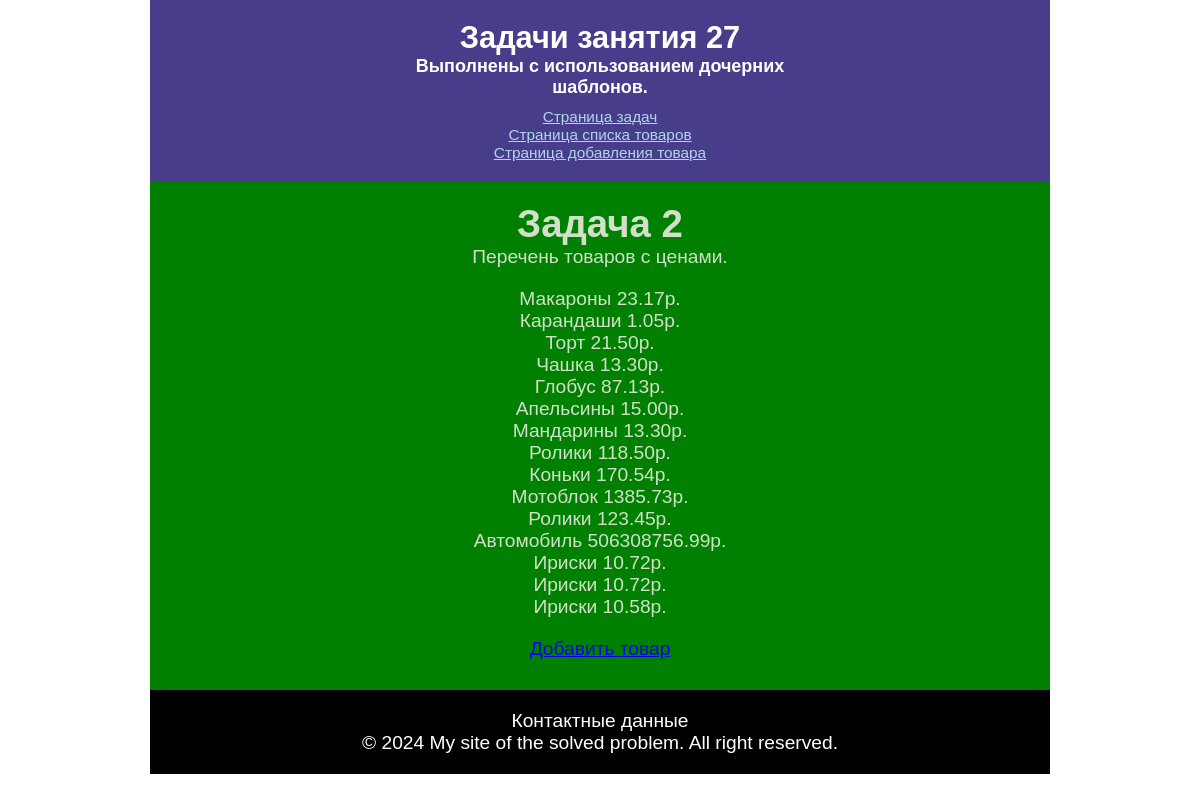
Page /lesson27/task2/ on the committed database.
### lesson27/models.py (models this page shows, shortened)
class Product(models.Model):
    name = models.CharField(max_length=30)
    price = models.DecimalField(max_digits=11, decimal_places=2)

### lesson27/views.py (the view)
# urls.py: path('task2/', views.product_page, name='list_products'),
def product_page(request):
    content = {
        'products': Product.objects.all(),
    }
    return render(request, 'lesson27/page1.html', content)

### templates/lesson27/page1.html (shortened to what this page needs)
{% extends 'lesson27/index.html' %}
{% block content %}
	{% include 'lesson27/lesson_products.html' %}
{% endblock %}

### templates/lesson27/lesson_products.html
<h1>Задача 2</h1>
<p>Перечень товаров с ценами.</p>
<div>
    {% for product in products %}
    <p>{{product.name}} {{product.price}}р.</p>
    {% endfor %}
</div>
<div>
    <p><a href="{% url 'add_product' %}">Добавить товар</a></p>
</div>

### static/css/styles.css (style rules this page uses)
* { margin: 0; padding: 0; }
body { background-color: #fff; font-family: Arial; font-size: 1.2em; color: #fff; margin-left: auto; margin-right: auto; width: 80%; max-width: 900px; min-width: 400px; }
main div { text-align: center; color: #d2e0c9; margin-left: auto; margin-right: auto; }
main div div { margin-top: 20px; margin-bottom: 10px; }

### rows in the picture
Product: name "Макароны", price "23.17"
Product: name "Карандаши", price "1.05"
Product: name "Торт", price "21.50"
Product: name "Чашка", price "13.30"
Product: name "Глобус", price "87.13"
Product: name "Апельсины", price "15.00"
Product: name "Мандарины", price "13.30"
Product: name "Ролики", price "118.50"
Product: name "Коньки", price "170.54"
Product: name "Мотоблок", price "1385.73"
Product: name "Ролики", price "123.45"
Product: name "Автомобиль", price "506308756.99"
Product: name "Ириски", price "10.72"
Product: name "Ириски", price "10.72"
Product: name "Ириски", price "10.58"
